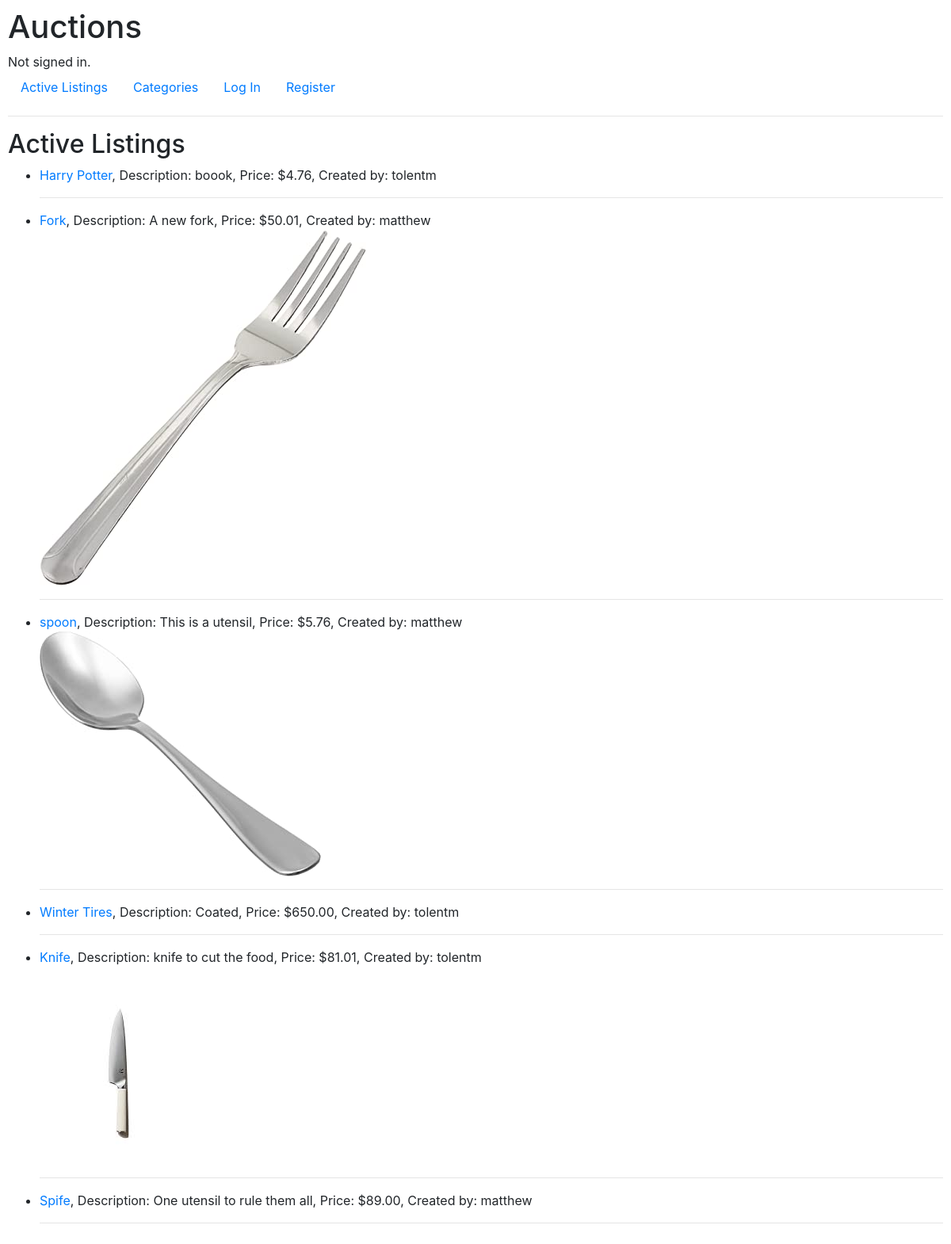
The page / on the database its author committed.
### auctions/models.py (models this page shows, shortened)
class Listing(models.Model):
    user = models.ForeignKey(User, on_delete=models.CASCADE, null=True)
    category = models.ForeignKey(Category, on_delete=models.SET_NULL, null=True, blank=True)
    title = models.CharField(max_length=64)
    description = models.CharField(max_length=64, null=True, blank=True)
    current_bid_value = models.DecimalField(null=True, decimal_places=2, max_digits=7)
    image = models.ImageField(null=True, blank=True, upload_to='images/')
    created = models.DateTimeField(auto_now_add=True)
    updated = models.DateTimeField(auto_now=True)
    class Meta:
        ordering = ['-updated','-created']

class User(AbstractUser):
    pass

### auctions/views.py (the view, shortened to what this page needs)
# urls.py: path("", views.index, name="index"),
def index(request):
    listings = Listing.objects.all()
    watchlist = None
    context = {"listings": listings, 'watchlist': watchlist}
    return render(request, "auctions/index.html", context)

### auctions/templates/auctions/index.html
{% extends "auctions/layout.html" %}
{% block body %}
    {% include "auctions/listing_component.html" %}
{% endblock %}

### auctions/templates/auctions/listing_component.html (shortened to what this page needs)
<h2>Active Listings</h2>
    <ul>
        {% for item in listings %}
            <li><a href="{% url 'listing' item.id %}">{{item.title}}</a>, Description: {{item.description}}, Price: ${{item.current_bid_value}}, Created by: {{item.user}}</li>
            {% if item.image %}
                {% load static %}
                <img src="{{ item.image.url }}" alt="{{ item.title }}">
            {% endif %}
            <hr>
            {% empty %}
            No Items
        {% endfor %}
    </ul>

### auctions/static/auctions/styles.css (style rules this page uses)
body { padding: 10px; }

### rows shown on the page
Listing: title "Harry Potter", description "boook", current_bid_value "4.76", user "tolentm"
Listing: title "Fork", description "A new fork", current_bid_value "50.01", user "matthew", image (picture)
Listing: title "spoon", description "This is a utensil", current_bid_value "5.76", user "matthew", image (picture)
Listing: title "Winter Tires", description "Coated", current_bid_value "650.00", user "tolentm"
Listing: title "Knife", description "knife to cut the food", current_bid_value "81.01", user "tolentm", image (picture)
Listing: title "Spife", description "One utensil to rule them all", current_bid_value "89.00", user "matthew"
